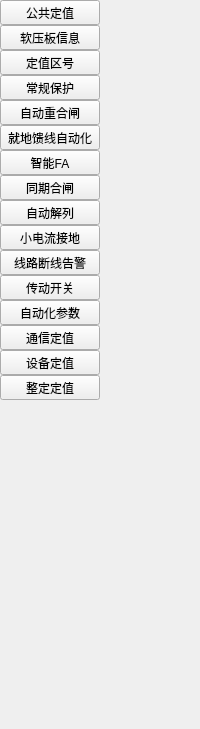
     <widget class="QWidget" name="page4">
      <layout class="QGridLayout" name="gridLayout_3">
       <property name="leftMargin">
        <number>0</number>
       </property>
       <property name="topMargin">
        <number>0</number>
       </property>
       <property name="rightMargin">
        <number>0</number>
       </property>
       <property name="bottomMargin">
        <number>0</number>
       </property>
       <property name="spacing">
        <number>0</number>
       </property>
       <item row="0" column="0">
        <widget class="QWidget" name="widgetLeftParam" native="true">
         <property name="maximumSize">
          <size>
           <width>125</width>
           <height>16777215</height>
          </size>
         </property>
         <layout class="QVBoxLayout" name="verticalLayout_4">
          <property name="spacing">
           <number>0</number>
          </property>
          <property name="leftMargin">
           <number>0</number>
          </property>
          <property name="topMargin">
           <number>0</number>
          </property>
          <property name="rightMargin">
           <number>0</number>
          </property>
          <property name="bottomMargin">
           <number>0</number>
          </property>
          <item>
           <widget class="QToolButton" name="tbtnParam1">
            <property name="sizePolicy">
             <sizepolicy hsizetype="Expanding" vsizetype="Fixed">
              <horstretch>0</horstretch>
              <verstretch>0</verstretch>
             </sizepolicy>
            </property>
            <property name="text">
             <string>公共定值</string>
            </property>
           </widget>
          </item>
          <item>
           <widget class="QToolButton" name="tbtnParam2">
            <property name="sizePolicy">
             <sizepolicy hsizetype="Expanding" vsizetype="Fixed">
              <horstretch>0</horstretch>
              <verstretch>0</verstretch>
             </sizepolicy>
            </property>
            <property name="text">
             <string>软压板信息</string>
            </property>
           </widget>
          </item>
          <item>
           <widget class="QToolButton" name="tbtnParam3">
            <property name="sizePolicy">
             <sizepolicy hsizetype="Expanding" vsizetype="Fixed">
              <horstretch>0</horstretch>
              <verstretch>0</verstretch>
             </sizepolicy>
            </property>
            <property name="text">
             <string>定值区号</string>
            </property>
           </widget>
          </item>
          <item>
           <widget class="QToolButton" name="tbtnParam4">
            <property name="sizePolicy">
             <sizepolicy hsizetype="Expanding" vsizetype="Fixed">
              <horstretch>0</horstretch>
              <verstretch>0</verstretch>
             </sizepolicy>
            </property>
            <property name="text">
             <string>常规保护</string>
            </property>
           </widget>
          </item>
          <item>
           <widget class="QToolButton" name="tbtnParam5">
            <property name="sizePolicy">
             <sizepolicy hsizetype="Expanding" vsizetype="Fixed">
              <horstretch>0</horstretch>
              <verstretch>0</verstretch>
             </sizepolicy>
            </property>
            <property name="text">
             <string>自动重合闸</string>
            </property>
           </widget>
          </item>
          <item>
           <widget class="QToolButton" name="tbtnParam6">
            <property name="sizePolicy">
             <sizepolicy hsizetype="Expanding" vsizetype="Fixed">
              <horstretch>0</horstretch>
              <verstretch>0</verstretch>
             </sizepolicy>
            </property>
            <property name="text">
             <string>就地馈线自动化</string>
            </property>
           </widget>
          </item>
          <item>
           <widget class="QToolButton" name="tbtnParam7">
            <property name="sizePolicy">
             <sizepolicy hsizetype="Expanding" vsizetype="Fixed">
              <horstretch>0</horstretch>
              <verstretch>0</verstretch>
             </sizepolicy>
            </property>
            <property name="text">
             <string>智能FA</string>
            </property>
           </widget>
          </item>
          <item>
           <widget class="QToolButton" name="tbtnParam8">
            <property name="sizePolicy">
             <sizepolicy hsizetype="Expanding" vsizetype="Fixed">
              <horstretch>0</horstretch>
              <verstretch>0</verstretch>
             </sizepolicy>
            </property>
            <property name="text">
             <string>同期合闸</string>
            </property>
           </widget>
          </item>
          <item>
           <widget class="QToolButton" name="tbtnParam9">
            <property name="sizePolicy">
             <sizepolicy hsizetype="Expanding" vsizetype="Fixed">
              <horstretch>0</horstretch>
              <verstretch>0</verstretch>
             </sizepolicy>
            </property>
            <property name="text">
             <string>自动解列</string>
            </property>
           </widget>
          </item>
          <item>
           <widget class="QToolButton" name="tbtnParam10">
            <property name="sizePolicy">
             <sizepolicy hsizetype="Expanding" vsizetype="Fixed">
              <horstretch>0</horstretch>
              <verstretch>0</verstretch>
             </sizepolicy>
            </property>
            <property name="text">
             <string>小电流接地</string>
            </property>
           </widget>
          </item>
          <item>
           <widget class="QToolButton" name="tbtnParam11">
            <property name="sizePolicy">
             <sizepolicy hsizetype="Expanding" vsizetype="Fixed">
              <horstretch>0</horstretch>
              <verstretch>0</verstretch>
             </sizepolicy>
            </property>
            <property name="text">
             <string>线路断线告警</string>
            </property>
           </widget>
          </item>
          <item>
           <widget class="QToolButton" name="tbtnParam12">
            <property name="sizePolicy">
             <sizepolicy hsizetype="Expanding" vsizetype="Fixed">
              <horstretch>0</horstretch>
              <verstretch>0</verstretch>
             </sizepolicy>
            </property>
            <property name="text">
             <string>传动开关</string>
            </property>
           </widget>
          </item>
          <item>
           <widget class="QToolButton" name="tbtnParam13">
            <property name="sizePolicy">
             <sizepolicy hsizetype="Expanding" vsizetype="Fixed">
              <horstretch>0</horstretch>
              <verstretch>0</verstretch>
             </sizepolicy>
            </property>
            <property name="text">
             <string>自动化参数</string>
            </property>
           </widget>
          </item>
          <item>
           <widget class="QToolButton" name="tbtnParam14">
            <property name="sizePolicy">
             <sizepolicy hsizetype="Expanding" vsizetype="Fixed">
              <horstretch>0</horstretch>
              <verstretch>0</verstretch>
             </sizepolicy>
            </property>
            <property name="text">
             <string>通信定值</string>
            </property>
           </widget>
          </item>
          <item>
           <widget class="QToolButton" name="tbtnParam15">
            <property name="sizePolicy">
             <sizepolicy hsizetype="Expanding" vsizetype="Fixed">
              <horstretch>0</horstretch>
              <verstretch>0</verstretch>
             </sizepolicy>
            </property>
            <property name="text">
             <string>设备定值</string>
            </property>
           </widget>
          </item>
          <item>
           <widget class="QToolButton" name="tbtnParam16">
            <property name="sizePolicy">
             <sizepolicy hsizetype="Expanding" vsizetype="Fixed">
              <horstretch>0</horstretch>
              <verstretch>0</verstretch>
             </sizepolicy>
            </property>
            <property name="text">
             <string>整定定值</string>
            </property>
           </widget>
          </item>
          <item>
           <spacer name="verticalSpacer_4">
            <property name="orientation">
             <enum>Qt::Vertical</enum>
            </property>
            <property name="sizeType">
             <enum>QSizePolicy::Expanding</enum>
            </property>
            <property name="sizeHint" stdset="0">
             <size>
              <width>20</width>
              <height>329</height>
             </size>
            </property>
           </spacer>
          </item>
         </layout>
        </widget>
       </item>
       <item row="0" column="1">
        <widget class="QStackedWidget" name="stackedWidget2"/>
       </item>
      </layout>
     </widget>
